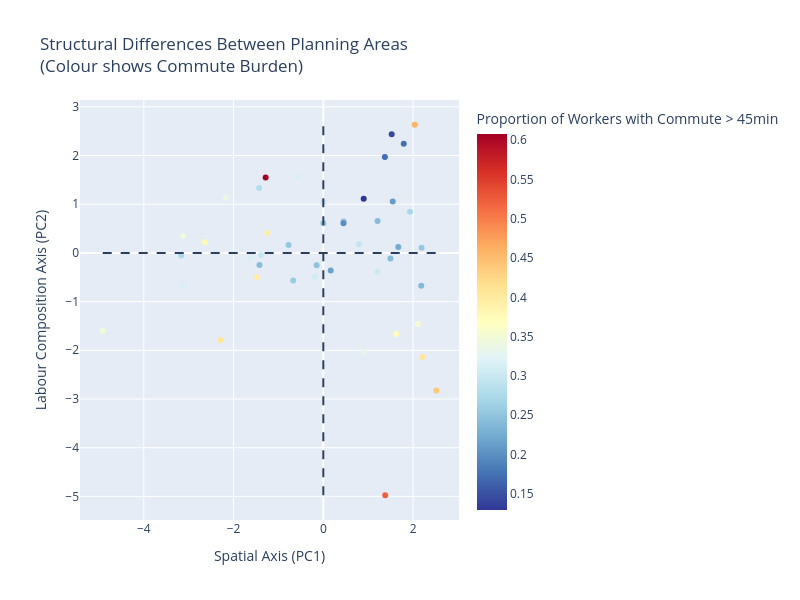

The notebook cell this image was saved under:
### Code cell
# using plotly so I can know which planning areas corresponds to which dot when I hover

fig = px.scatter(
    pc_df,
    x="PC1",
    y="PC2",
    color="lc_share",
    color_continuous_scale="RdYlBu_r",
    hover_name="planning_area",  # remove if not available
    labels={
        "PC1": "Spatial Axis (PC1)",
        "PC2": "Labour Composition Axis (PC2)",
        "lc_share": "Proportion of Workers with Commute > 45min"
    },
    title="Structural Differences Between Planning Areas<br>(Colour shows Commute Burden)"
)

# Add dashed reference lines at 0
fig.add_shape(
    type="line",
    x0=pc_df["PC1"].min(),
    x1=pc_df["PC1"].max(),
    y0=0,
    y1=0,
    line=dict(dash="dash")
)

fig.add_shape(
    type="line",
    x0=0,
    x1=0,
    y0=pc_df["PC2"].min(),
    y1=pc_df["PC2"].max(),
    line=dict(dash="dash")
)

fig.update_layout(
    width=800,
    height=600
)

fig.show()

### Figure 1 — Plotly figure (JSON) as saved in the notebook; plotly's stock layout.template omitted (floating-point values rounded to 4 significant figures)
{"data": [{"hovertemplate": "<b>%{hovertext}</b><br><br>Spatial Axis (PC1)=%{x}<br>Labour Composition Axis (PC2)=%{y}<br>Proportion of Workers with Commute > 45min=%{marker.color}<extra></extra>", "hovertext": ["Ang Mo Kio", "Bedok", "Bishan", "Boon Lay", "Bukit Batok", "Bukit Merah", "Bukit Panjang", "Bukit Timah", "Changi", "Choa Chu Kang", "Clementi", "Downtown Core", "Geylang", "Hougang", "Jurong East", "Jurong West", "Kallang", "Marine Parade", "Museum", "Newton", "Novena", "Orchard", "Outram", "Pasir Ris", "Paya Lebar", "Pioneer", "Punggol", "Queenstown", "Rochor", "Seletar", "Sembawang", "Sengkang", "Serangoon", "Singapore River", "Southern Islands", "Sungei Kadut", "Tampines", "Tanglin", "Toa Payoh", "Tuas", "Western Islands", "Western Water Catchment", "Woodlands", "Yishun"], "legendgroup": "", "marker": {"color": [0.2483, 0.2475, 0.249, 0.3726, 0.2427, 0.398, 0.1719, 0.2975, 0.3514, 0.1737, 0.2951, 0.3477, 0.2541, 0.1984, 0.308, 0.2717, 0.2968, 0.3135, 0.2734, 0.3134, 0.3138, 0.3374, 0.3429, 0.2421, 0.3023, 0.409, 0.1426, 0.4091, 0.2795, 0.3323, 0.2544, 0.1294, 0.2163, 0.3782, 0.6078, 0.2383, 0.259, 0.3958, 0.2421, 0.4397, 0.5212, 0.459, 0.2233, 0.211], "coloraxis": "coloraxis", "symbol": "circle"}, "mode": "markers", "name": "", "orientation": "v", "showlegend": false, "type": "scatter", "x": [-0.1489, 0.4516, 0.0005978, 1.625, 1.208, -1.479, 1.372, -0.0019, 2.107, 1.792, 0.7914, -4.916, -0.775, 0.4486, -0.1878, 1.932, -1.389, -0.5795, -3.167, -3.124, -1.618, -2.172, -3.122, 1.495, 1.204, 2.21, 1.523, -2.291, -1.43, 0.9139, 2.188, 0.9, 0.1647, -2.635, -1.285, 2.183, -0.6708, -1.246, -1.422, 2.517, 1.379, 2.038, 1.67, 1.547], "xaxis": "x", "y": [-0.2557, 0.6465, 0.6107, -1.665, 0.6566, -0.5009, 1.969, 1.041, -1.46, 2.241, 0.1793, -1.605, 0.1604, 0.6066, -0.4878, 0.8431, -0.04566, 1.574, -0.05506, -0.6635, -0.1074, 1.136, 0.344, -0.1152, -0.3896, -2.136, 2.435, -1.794, 1.333, -2.046, 0.1061, 1.113, -0.3623, 0.2181, 1.547, -0.6722, -0.5682, 0.4098, -0.2466, -2.825, -4.977, 2.631, 0.1202, 1.056], "yaxis": "y"}], "layout": {"coloraxis": {"colorbar": {"title": {"text": "Proportion of Workers with Commute > 45min"}}, "colorscale": [[0, "rgb(49,54,149)"], [0.1, "rgb(69,117,180)"], [0.2, "rgb(116,173,209)"], [0.3, "rgb(171,217,233)"], [0.4, "rgb(224,243,248)"], [0.5, "rgb(255,255,191)"], [0.6, "rgb(254,224,144)"], [0.7, "rgb(253,174,97)"], [0.8, "rgb(244,109,67)"], [0.9, "rgb(215,48,39)"], [1, "rgb(165,0,38)"]]}, "height": 600, "legend": {"tracegroupgap": 0}, "shapes": [{"line": {"dash": "dash"}, "type": "line", "x0": -4.916, "x1": 2.517, "y0": 0, "y1": 0}, {"line": {"dash": "dash"}, "type": "line", "x0": 0, "x1": 0, "y0": -4.977, "y1": 2.631}], "title": {"text": "Structural Differences Between Planning Areas<br>(Colour shows Commute Burden)"}, "width": 800, "xaxis": {"anchor": "y", "domain": [0, 1], "title": {"text": "Spatial Axis (PC1)"}}, "yaxis": {"anchor": "x", "domain": [0, 1], "title": {"text": "Labour Composition Axis (PC2)"}}}}
